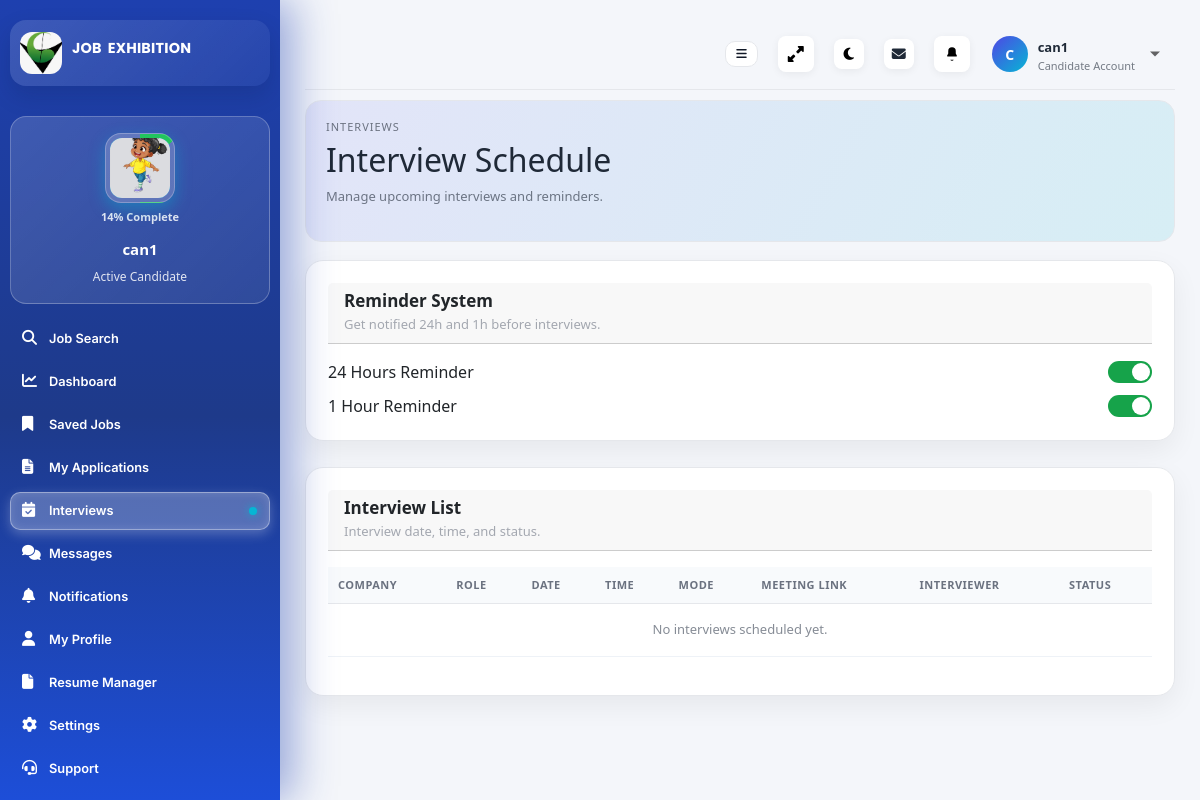
The page /candidate/interviews/ (signed in) on the database its author committed.
### dashboard/models.py (models this page shows, shortened)
class UserBase(models.Model):
    name = models.CharField(max_length=200)
    email = models.EmailField(max_length=254)
    phone = models.CharField(max_length=50, blank=True)
    password = models.CharField(max_length=128, blank=True)
    location = models.CharField(max_length=120, blank=True)
    address = models.TextField(blank=True)
    registration_date = models.DateTimeField(auto_now_add=True)
    last_login = models.DateTimeField(null=True, blank=True)
    profile_image = models.FileField(upload_to="profiles/", null=True, blank=True)
    account_type = models.CharField(max_length=50, blank=True)
    profile_completion = models.PositiveIntegerField(default=0)
    kyc_status = models.CharField(max_length=20, choices=KYC_CHOICES, default="Pending")
    account_status = models.CharField(max_length=20, choices=ACCOUNT_STATUS_CHOICES, default="Active")
    warning_count = models.PositiveIntegerField(default=0)
    suspension_reason = models.CharField(max_length=255, blank=True)
    class Meta:
        abstract = True

class Candidate(UserBase):
    date_of_birth = models.DateField(null=True, blank=True)
    gender = models.CharField(max_length=20, blank=True)
    preferred_job_location = models.CharField(max_length=200, blank=True)
    marital_status = models.CharField(max_length=40, blank=True)
    nationality = models.CharField(max_length=120, blank=True)
    resume = models.FileField(upload_to="documents/candidates/", null=True, blank=True)
    id_proof = models.FileField(upload_to="documents/candidates/", null=True, blank=True)
    bio = models.TextField(blank=True)
    career_objective = models.TextField(blank=True)
    skills = models.CharField(max_length=255, blank=True)
    secondary_skills = models.CharField(max_length=255, blank=True)
    alt_phone = models.CharField(max_length=50, blank=True)
    phone_verified = models.BooleanField(default=False)
    email_verified = models.BooleanField(default=False)
    experience_type = models.CharField(max_length=40, blank=True)
    employment_type = models.CharField(max_length=40, blank=True)
    experience = models.CharField(max_length=120, blank=True)
    total_experience = models.CharField(max_length=120, blank=True)
    current_job_status = models.CharField(max_length=40, blank=True)
    current_company = models.CharField(max_length=200, blank=True)
    current_salary = models.CharField(max_length=120, blank=True)
    current_position = models.CharField(max_length=120, blank=True)
    expected_salary = models.CharField(max_length=120, blank=True)
    notice_period = models.CharField(max_length=120, blank=True)
    preferred_industry = models.CharField(max_length=200, blank=True)
    willing_to_relocate = models.BooleanField(default=False)
    education = models.CharField(max_length=200, blank=True)
    education_10th = models.CharField(max_length=200, blank=True)
    education_12th = models.CharField(max_length=200, blank=True)
    education_graduation = models.CharField(max_length=200, blank=True)
    education_post_graduation = models.CharField(max_length=200, blank=True)
    education_other = models.CharField(max_length=200, blank=True)
    certifications = models.CharField(max_length=255, blank=True)
    languages = models.CharField(max_length=200, blank=True)
    linkedin_url = models.URLField(blank=True)
    github_url = models.URLField(blank=True)
    portfolio_url = models.URLField(blank=True)
    portfolio_file = models.FileField(upload_to="documents/candidates/portfolio/", null=True, blank=True)
    video_resume = models.FileField(upload_to="documents/candidates/video/", null=True, blank=True)
    availability_status = models.CharField(max_length=40, blank=True)
    profile_visibility = models.BooleanField(default=True)
    source_consultancy = models.ForeignKey(
        "Consultancy",
        on_delete=models.SET_NULL,
        null=True,
        blank=True,
        related_name="candidate_pool",
    )

### dashboard/views.py (the view)
# urls.py: path("candidate/interviews/", views.candidate_interviews_view, name="candidate_interviews"),
@candidate_login_required
def candidate_interviews_view(request):
    candidate_id = request.session.get("candidate_id")
    candidate = Candidate.objects.filter(id=candidate_id).first()
    if not candidate:
        return redirect("dashboard:login")
    interviews = Interview.objects.filter(candidate_email__iexact=candidate.email).order_by("-interview_date")
    return render(
        request,
        "dashboard/candidate/candidate_interviews.html",
        {"candidate": candidate, "interviews": interviews},
    )

### dashboard/templates/dashboard/candidate/candidate_interviews.html (shortened to what this page needs)
{% extends "dashboard/candidate/candidate_base.html" %}
{% load static %}
{% block content %}
<section class="page-hero">
  <div>
    <p class="eyebrow">Interviews</p>
    <h2>Interview Schedule</h2>
    <p class="muted">Manage upcoming interviews and reminders.</p>
  </div>
</section>
<section class="card section-block">
  <div class="card-header">
    <div>
      <h3>Reminder System</h3>
      <p class="muted">Get notified 24h and 1h before interviews.</p>
    </div>
  </div>
  <div class="status-controls">
    <label class="d-flex justify-content-between align-items-center">
      <span>24 Hours Reminder</span>
      <span class="switch">
        <span class="slider"></span>
      </span>
    </label>
    <label class="d-flex justify-content-between align-items-center">
      <span>1 Hour Reminder</span>
      <span class="switch">
        <span class="slider"></span>
      </span>
    </label>
  </div>
</section>
<section class="card">
  <div class="card-header">
    <div>
      <h3>Interview List</h3>
      <p class="muted">Interview date, time, and status.</p>
    </div>
  </div>
  <div class="table-wrap">
    <table class="table">
      <thead>
        <tr>
          <th>Company</th>
          <th>Role</th>
          <th>Date</th>
          <th>Time</th>
          <th>Mode</th>
          <th>Meeting Link</th>
          <th>Interviewer</th>
          <th>Status</th>
        </tr>
      </thead>
      <tbody>
        {% if interviews %}
          {% for interview in interviews %}
          <tr>
            <td><strong>{{ interview.company }}</strong></td>
            <td>{{ interview.job_title }}</td>
            <td>{{ interview.interview_date|date:"d M Y"|default:"--" }}</td>
            <td>{{ interview.interview_time|time:"g:i A"|default:"--" }}</td>
            <td>{{ interview.mode }}</td>
            <td>
              {% if interview.meeting_link %}
                <a class="link-button" href="{{ interview.meeting_link }}" target="_blank" rel="noopener">Join</a>
              {% else %}
                --
              {% endif %}
            </td>
            <td>{{ interview.interviewer|default:"--" }}</td>
            <td>
              <span class="badge {% if interview.status == 'scheduled' %}info{% elif interview.status == 'rescheduled' %}warning{% elif interview.status == 'completed' %}success{% else %}neutral{% endif %}">
                {{ interview.get_status_display }}
              </span>
            </td>
          </tr>
          {% endfor %}
        {% else %}
          <tr>
            <td colspan="8" class="muted" style="text-align:center; padding: 16px;">No interviews scheduled yet.</td>
          </tr>
        {% endif %}
      </tbody>
    </table>
  </div>
</section>
{% endblock %}

### dashboard/templates/dashboard/candidate/candidate_base.html (shortened to what this page needs)
{% load static %}
<!doctype html>
<html lang="en">
  <head>
    <link rel="stylesheet" href="https://cdn.jsdelivr.net/npm/bootstrap@5.3.2/dist/css/bootstrap.min.css" />
    <link rel="stylesheet" href="https://cdnjs.cloudflare.com/ajax/libs/font-awesome/6.5.0/css/all.min.css" />
    <link rel="stylesheet" href="{% static 'dashboard/css/style.css' %}?v={{ static_asset_version }}" />
  </head>
  <body class="candidate-dashboard">
    <div class="app-shell">
      <aside class="sidebar candidate-sidebar">
        <div class="brand">
          <div class="brand-mark">
            <img src="{% static 'dashboard/img/je-logo.svg' %}?v={{ static_asset_version }}" alt="Job Exhibition logo" />
          </div>
          <div class="brand-text">
            <h1 class="style-1"><span class="brand-job">Job</span> <span class="brand-exhibition">Exhibition</span></h1>
          </div>
</div>
        <div class="company-user candidate-user">
          <div class="company-logo-stack">
            <div class="company-logo" style="--progress: {{ candidate.profile_completion|default:0 }};">
              {% if candidate.profile_image %}
                <img src="{{ candidate.profile_image.url }}" alt="Candidate photo" />
              {% else %}
                <span>{{ candidate.name|default:"C"|first|upper }}</span>
              {% endif %}
            </div>
            <span class="profile-progress-text">{{ candidate.profile_completion|default:0 }}% Complete</span>
          </div>
          <div class="company-user-meta">
            <strong>{{ candidate.name|default:"candidate" }}</strong>
            <span>{{ candidate.account_status|default:"Active" }} Candidate</span>
          </div>
        </div>
        <nav class="sidebar-nav">
          <a class="nav-item {% if request.resolver_match.url_name == 'candidate_job_search' or request.resolver_match.url_name == 'candidate_job_detail' %}active{% endif %}" href="{% url 'dashboard:candidate_job_search' %}">
            <span class="nav-icon"><i class="fa-solid fa-magnifying-glass"></i></span>
            <span>Job Search</span>
          </a>
          <a class="nav-item {% if request.resolver_match.url_name == 'candidate_dashboard' %}active{% endif %}" href="{% url 'dashboard:candidate_dashboard' %}">
            <span class="nav-icon"><i class="fa-solid fa-chart-line"></i></span>
            <span>Dashboard</span>
          </a>
          <a class="nav-item {% if request.resolver_match.url_name == 'candidate_saved_jobs' %}active{% endif %}" href="{% url 'dashboard:candidate_saved_jobs' %}">
            <span class="nav-icon"><i class="fa-solid fa-bookmark"></i></span>
            <span>Saved Jobs</span>
          </a>
          <a class="nav-item {% if request.resolver_match.url_name == 'candidate_applications' %}active{% endif %}" href="{% url 'dashboard:candidate_applications' %}">
            <span class="nav-icon"><i class="fa-solid fa-file-lines"></i></span>
            <span>My Applications</span>
          </a>
          <a class="nav-item {% if request.resolver_match.url_name == 'candidate_interviews' %}active{% endif %}" href="{% url 'dashboard:candidate_interviews' %}">
            <span class="nav-icon"><i class="fa-solid fa-calendar-check"></i></span>
            <span>Interviews</span>
          </a>
          <a class="nav-item {% if request.resolver_match.url_name == 'candidate_messages' %}active{% endif %}" href="{% url 'dashboard:candidate_messages' %}">
            <span class="nav-icon"><i class="fa-solid fa-comments"></i></span>
            <span>Messages</span>
          </a>
          <a class="nav-item {% if request.resolver_match.url_name == 'candidate_notifications' %}active{% endif %}" href="{% url 'dashboard:candidate_notifications' %}">
            <span class="nav-icon"><i class="fa-solid fa-bell"></i></span>
            <span>Notifications</span>
          </a>
          <a class="nav-item {% if request.resolver_match.url_name == 'candidate_profile' %}active{% endif %}" href="{% url 'dashboard:candidate_profile' %}">
            <span class="nav-icon"><i class="fa-solid fa-user"></i></span>
            <span>My Profile</span>
          </a>
          <a class="nav-item {% if request.resolver_match.url_name == 'candidate_resume_manager' %}active{% endif %}" href="{% url 'dashboard:candidate_resume_manager' %}">
            <span class="nav-icon"><i class="fa-solid fa-file"></i></span>
            <span>Resume Manager</span>
          </a>
          <a class="nav-item {% if request.resolver_match.url_name == 'candidate_settings' %}active{% endif %}" href="{% url 'dashboard:candidate_settings' %}">
            <span class="nav-icon"><i class="fa-solid fa-gear"></i></span>
            <span>Settings</span>
          </a>
          <a class="nav-item {% if request.resolver_match.url_name == 'candidate_support' %}active{% endif %}" href="{% url 'dashboard:candidate_support' %}">
            <span class="nav-icon"><i class="fa-solid fa-headset"></i></span>
            <span>Support</span>
          </a>
          <a class="nav-item" href="{% url 'dashboard:candidate_logout' %}">
          </a>
        </nav>
      </aside>
      <main class="main">
        <header class="page-header">
          <div class="topbar">
            <div class="top-actions">
              <div class="sidebar-control">
  <button class="sidebar-control-btn" type="button" data-sidebar-toggle aria-label="Toggle sidebar">
    <i class="fa-solid fa-bars"></i>
  </button>
</div>
<button class="icon-btn fullscreen-toggle" type="button" data-fullscreen-toggle aria-label="Toggle fullscreen">
  <i class="fa-solid fa-up-right-and-down-left-from-center"></i>
</button>
              <button class="icon-btn compact" id="darkModeToggle" aria-label="Toggle dark mode">
                <i class="fa-solid fa-moon"></i>
              </button>
              <a class="icon-btn compact" href="{% url 'dashboard:candidate_messages' %}" aria-label="Messages">
                <i class="fa-solid fa-envelope"></i>
              </a>
              <details class="notification-dropdown">
                <summary class="icon-btn" aria-label="Notifications">
                  <svg viewBox="0 0 24 24" aria-hidden="true"><path d="M12 3a5 5 0 0 0-5 5v3.2l-1.4 2.7a1 1 0 0 0 .9 1.5h11a1 1 0 0 0 .9-1.5L17 11.2V8a5 5 0 0 0-5-5Zm0 18a2.5 2.5 0 0 0 2.3-1.5h-4.6A2.5 2.5 0 0 0 12 21Z" /></svg>
                </summary>
              </details>
            </div>
            <details class="profile-dropdown">
              <summary class="profile-summary">
                <div class="profile-avatar">{{ candidate.name|default:"C"|first|upper }}</div>
                <div class="profile-meta">
                  <strong>{{ candidate.name|default:"candidate" }}</strong>
                  <span>Candidate Account</span>
                </div>
                <svg class="chevron" viewBox="0 0 24 24" aria-hidden="true"><path d="m6 9 6 6 6-6" /></svg>
              </summary>
            </details>
          </div>
        </header>
        {% block content %}{% endblock %}
      </main>
    </div>
  </body>
</html>

### rows shown on the page
Candidate: profile_image (picture), profile_completion "14", name "can1", account_status "Active", name|first "C"
